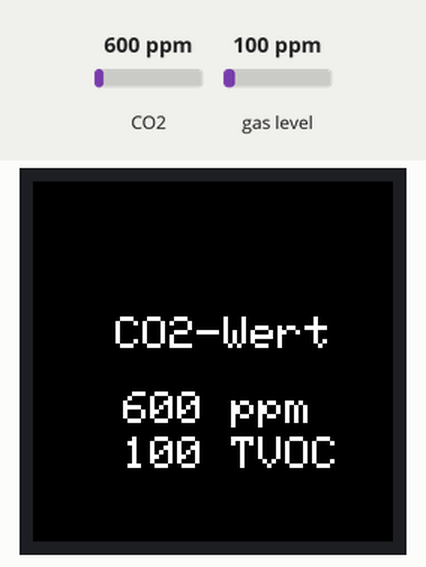
The sketch below on a simulated Arduino Uno, built with avr-gcc and run on an emulated ATmega328P. Shown: 240×240 colour display. The test bench sets the inputs (shaded band); at power-on: CO2 600 ppm, gas level 100 ppm. What the sketch prints to the serial monitor is not drawn.

Above: at 1.4 s.
1.5 s: CO2 set to 452 ppm
At 5.2 s:
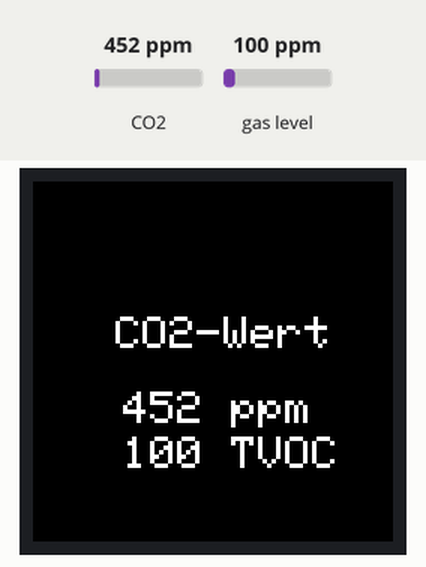
6.0 s: gas level set to 20 ppm
At 8.9 s:
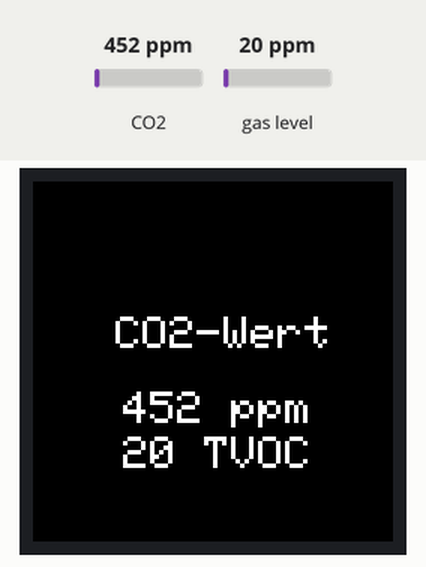
10.5 s: CO2 set to 1050 ppm
At 12.7 s:
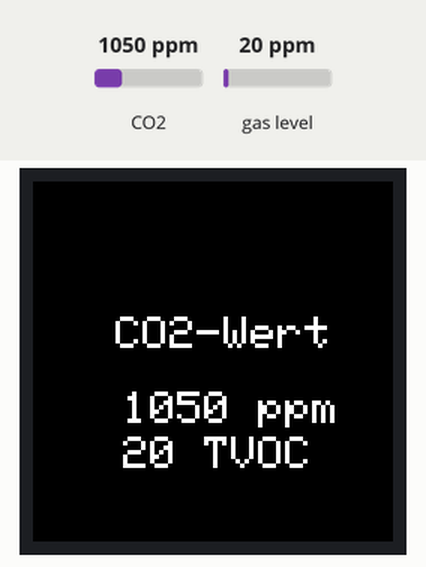
15.0 s: gas level set to 250 ppm
At 18.9 s:
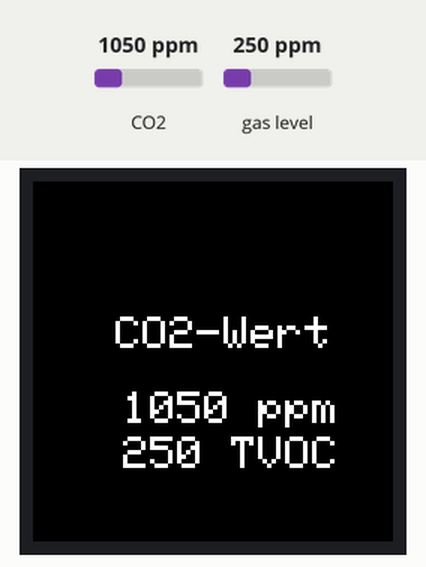
Timing chart, 0 to 20.4 s (numbered marks = the images above; inputs shaded):
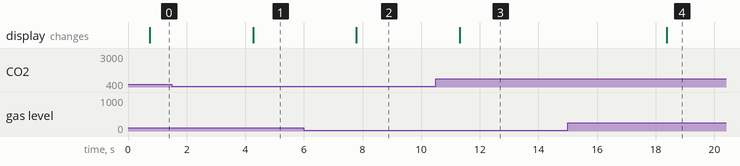

The sketch:

CO2-Anzeige.ino
```cpp
/*************************************************************************************************
                                      PROGRAMMINFO
**************************************************************************************************
Funktion: CO2 und TVOC- Anzeige
TVOC = Flüchtige organische Verbindungen insgesamt
**************************************************************************************************
Version: 17.04.2025
**************************************************************************************************
Board: UNO
**************************************************************************************************
Libraries:
https://github.com/espressif/arduino-esp32/tree/master/libraries
C:\Users\User\Documents\Arduino
D:\gittemp\Arduino II\A156_Wetterdaten_V3
**************************************************************************************************
C++ Arduino IDE 2.3.6

**************************************************************************************************
Einstellungen:
https://dl.espressif.com/dl/package_esp32_index.json
http://dan.drown.org/stm32duino/package_STM32duino_index.json
http://arduino.esp8266.com/stable/package_esp8266com_index.json
**************************************************************************************************/
//Display
#include "SPI.h"
#include "Adafruit_GFX.h"
#include "Adafruit_GC9A01A.h"
#define TFT_DC 7
#define TFT_CS 10
Adafruit_GC9A01A tft(TFT_CS, TFT_DC);

//Sensor
#include "Adafruit_CCS811.h"
Adafruit_CCS811 ccs;

void setup() {
Serial.begin(9600);

tft.begin();
tft.fillScreen(GC9A01A_BLACK);

Serial.println("CCS811 Test");

  if(!ccs.begin()){
    Serial.println("Sensor konnte nicht gestartet werden! Bitte überprüfe die Verkabelung.");
    while(1);
  }

  // Warte, bis der Sensor bereit ist
  while(!ccs.available());
}

void loop(void) {

  if(ccs.available()){
    if(!ccs.readData()){
      Serial.print("CO2: ");
      Serial.print(ccs.geteCO2()); //CO2-Wert
      Serial.print("ppm, TVOC: "); //Flüchtige organische Verbindungen insgesamt
      Serial.println(ccs.getTVOC());
    }
    else{
      Serial.println("ERROR!");
      while(1);
    }
  }
  delay(500);


unsigned long start = micros();

displayText();
}

void displayText() {
//tft.fillScreen(GC9A01A_BLACK);
tft.setCursor(55, 90);
tft.setTextColor(GC9A01A_WHITE); tft.setTextSize(3);
tft.println("CO2-Wert");
tft.setCursor(60, 140);
tft.fillRect(10, 140,   250, 150, (GC9A01A_BLACK));// Pos x,y Länge, Breite
//tft.setTextColor(GC9A01A_RED); tft.setTextSize(3);
tft.setCursor(60, 140);
tft.print(ccs.geteCO2());
tft.print(" ppm");
tft.setCursor(60, 170);
tft.print(ccs.getTVOC()); //Flüchtige organische Verbindungen insgesamt
tft.print(" TVOC");


delay(3000);
}
```

Measured:
- after the input at 1.5 s, the display: changes after 2.8 s (image 1)
- after the input at 6.0 s, the display: changes after 1.8 s (image 2)
- after the input at 10.5 s, the display: changes after 0.82 s (image 3)
- after the input at 15.0 s, the display: changes after 3.4 s (image 4)
